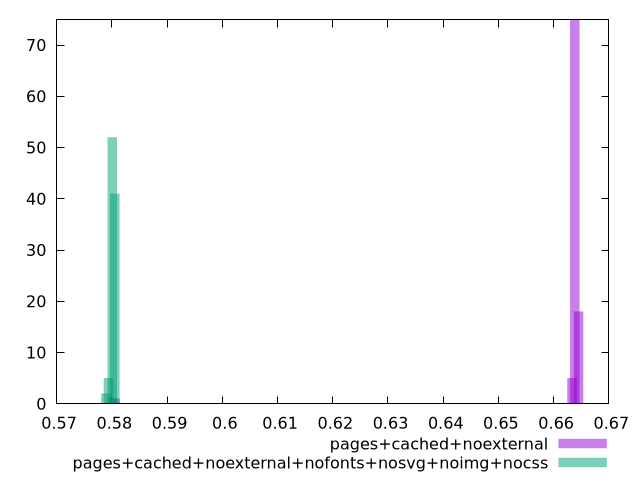

Here is the gnuplot script that generated this plot:
$_pagesCachedNoexternal <<EOF
0.6638319711523736 75
0.6645060833343003 18
0.6633263870159285 5
0.5805791166844191 1
0.580073532547974 1
EOF
$_pagesCachedNoexternalNofontsNosvgNoimgNocss <<EOF
0.5805318767124688 41
0.5800744047844053 52
0.5789307249642468 2
0.5793881968923102 5
EOF
set key outside below
set terminal pngcairo
set output "report_00004_2020-11-02T20-21-41.718Z/uses-rel-preload/uses-rel-preload_pages+cached+noexternal_pages+cached+noexternal+nofonts+nosvg+noimg+nocss+hist.png"
set boxwidth 0.0017115071674010695
set style fill transparent solid 0.5 noborder
set yrange [0:75]
plot $_pagesCachedNoexternal title "pages+cached+noexternal" with boxes ,$_pagesCachedNoexternalNofontsNosvgNoimgNocss title "pages+cached+noexternal+nofonts+nosvg+noimg+nocss" with boxes ,
